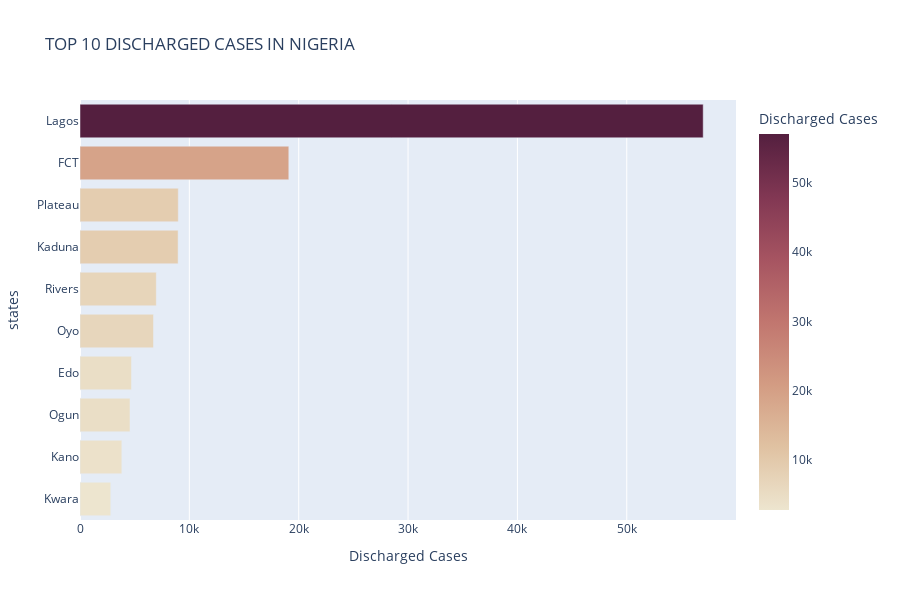

Source (notebook cell):
### Markdown cell above
## TOP 10 DISCHARGED CASES IN NIGERIA

### Code cell
#Assigning top 10 discharged cases to a datafrme
top2 = ncdc_covid19_data.nlargest(10, "Discharged Cases").sort_values("Discharged Cases", ascending=True)

#Creating plo
fig2 = px.bar(top2, x = 'Discharged Cases', y = "states", height = 600, color = 'Discharged Cases', orientation = 'h', color_continuous_scale = 'brwnyl', title = 'TOP 10 DISCHARGED CASES IN NIGERIA')

#Showing plot
fig2.show()

### Figure 1 — Plotly figure (JSON) as saved in the notebook; plotly's stock layout.template omitted (floating-point values rounded to 4 significant figures)
{"data": [{"alignmentgroup": "True", "hovertemplate": "Discharged Cases=%{marker.color}<br>states=%{y}<extra></extra>", "legendgroup": "", "marker": {"color": [2814, 3824, 4573, 4710, 6721, 6978, 8972, 8987, 19095, 56990], "coloraxis": "coloraxis"}, "name": "", "offsetgroup": "", "orientation": "h", "showlegend": false, "textposition": "auto", "type": "bar", "x": [2814, 3824, 4573, 4710, 6721, 6978, 8972, 8987, 19095, 56990], "xaxis": "x", "y": ["Kwara", "Kano", "Ogun", "Edo", "Oyo", "Rivers", "Kaduna", "Plateau", "FCT", "Lagos"], "yaxis": "y"}], "layout": {"barmode": "relative", "coloraxis": {"colorbar": {"title": {"text": "Discharged Cases"}}, "colorscale": [[0, "rgb(237, 229, 207)"], [0.1667, "rgb(224, 194, 162)"], [0.3333, "rgb(211, 156, 131)"], [0.5, "rgb(193, 118, 111)"], [0.6667, "rgb(166, 84, 97)"], [0.8333, "rgb(129, 55, 83)"], [1, "rgb(84, 31, 63)"]]}, "height": 600, "legend": {"tracegroupgap": 0}, "title": {"text": "TOP 10 DISCHARGED CASES IN NIGERIA"}, "xaxis": {"anchor": "y", "domain": [0, 1], "title": {"text": "Discharged Cases"}}, "yaxis": {"anchor": "x", "domain": [0, 1], "title": {"text": "states"}}}}
